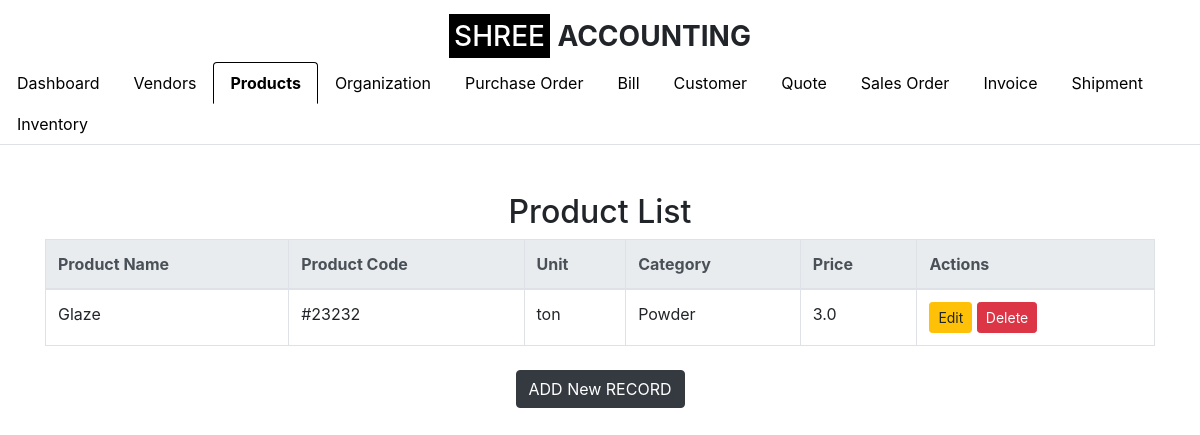
The page /product_list (signed in) on the database as committed earlier.
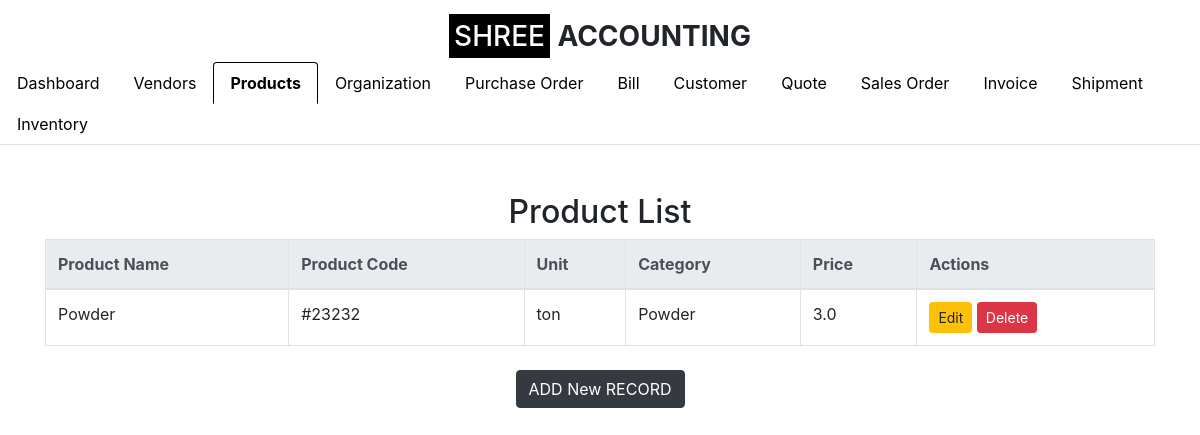
The same page on the database as committed later.
### app.py (models this page shows)
class Product(db.Model):
    id = db.Column(db.Integer, primary_key=True)
    product_name = db.Column(db.String(100), nullable=False)
    description = db.Column(db.String(255), nullable=True)
    product_code = db.Column(db.String(50), nullable=False, unique=True)
    sku = db.Column(db.String(50), nullable=True)  # Include SKU
    unit = db.Column(db.String(20), nullable=False)
    category = db.Column(db.String(50), nullable=False)  # e.g., Consumable, Trading, etc.
    product_type = db.Column(db.String(50), nullable=False)  # e.g., Finished Product, Service, Raw Material
    brand = db.Column(db.String(50), nullable=True)
    unit_price = db.Column(db.Float, nullable=False)
    cost_price = db.Column(db.Float, nullable=True)
    quantity_in_stock = db.Column(db.Integer, nullable=False, default=0)
    reorder_level = db.Column(db.Integer, nullable=True, default=10)
    gst_rate = db.Column(db.Float, nullable=True)
    hsn_code = db.Column(db.String(20), nullable=True)
    supplier = db.Column(db.String(100), nullable=True)
    status = db.Column(db.String(20), nullable=False, default='Active')
    created_at = db.Column(db.DateTime, default=datetime.utcnow)
    updated_at = db.Column(db.DateTime, default=datetime.utcnow, onupdate=datetime.utcnow)
    organization_id = db.Column(db.Integer, db.ForeignKey('setup_organization.id'), nullable=False)
    organization = db.relationship('SetupOrganization', backref=db.backref('products', lazy=True))

### app.py (the view)
    def wrap(*args, **kwargs):
        if 'logged_in' in session:
            return f(*args, **kwargs)
        else:
            flash('Please log in first.', 'warning')
            return redirect(url_for('login'))

### app.py (called while the page is built)
def login_required(f):
    def wrap(*args, **kwargs):
        if 'logged_in' in session:
            return f(*args, **kwargs)
        else:
            flash('Please log in first.', 'warning')
            return redirect(url_for('login'))
    wrap.__name__ = f.__name__
    return wrap

@app.route('/product_list')
@login_required
def product_list():
    organization_id = session.get('organization_id')
    if not organization_id:
        flash('Organization not found. Please log in again.', 'danger')
        return redirect(url_for('login'))
    products = Product.query.filter_by(organization_id=organization_id).all()
    return render_template('product_list.html', products=products, show_logo=True, active_tab='product')

### templates/product_list.html (shortened to what this page needs)
{% extends "base.html" %}
{% block content %}
<h2 class="text-center mt-5">Product List</h2>
<table class="table table-bordered">
    <thead class="thead-light">
        <tr>
            <th>Product Name</th>
            <th>Product Code</th>
            <th>Unit</th>
            <th>Category</th>
            <th>Price</th>
            <th>Actions</th>
        </tr>
    </thead>
    <tbody>
        {% for product in products %}
        <tr>
            <td>{{ product.product_name }}</td>
            <td>{{ product.product_code }}</td>
            <td>{{ product.unit }}</td>
            <td>{{ product.category }}</td>
            <td>{{ product.unit_price }}</td>
            <td>
                <a href="{{ url_for('edit_product', product_id=product.id) }}" class="btn btn-warning btn-sm">Edit</a>
                <form action="{{ url_for('delete_product', product_id=product.id) }}" method="POST" style="display:inline-block;">
                    <button type="submit" class="btn btn-danger btn-sm" onclick="return confirm('Are you sure you want to delete this product?')">Delete</button>
                </form>
            </td>
        </tr>
        {% endfor %}
    </tbody>
</table>
<div class="text-center mt-4">
    <a href="{{ url_for('add_product') }}" class="btn btn-dark">ADD New RECORD</a>
</div>
{% endblock %}

Rows that differ between the two databases and show on the page:
removed Product: product_name "Glaze", product_code "#23232", unit "ton", category "Powder", unit_price "3.0"
added Product: product_name "Powder", product_code "#23232", unit "ton", category "Powder", unit_price "3.0"
